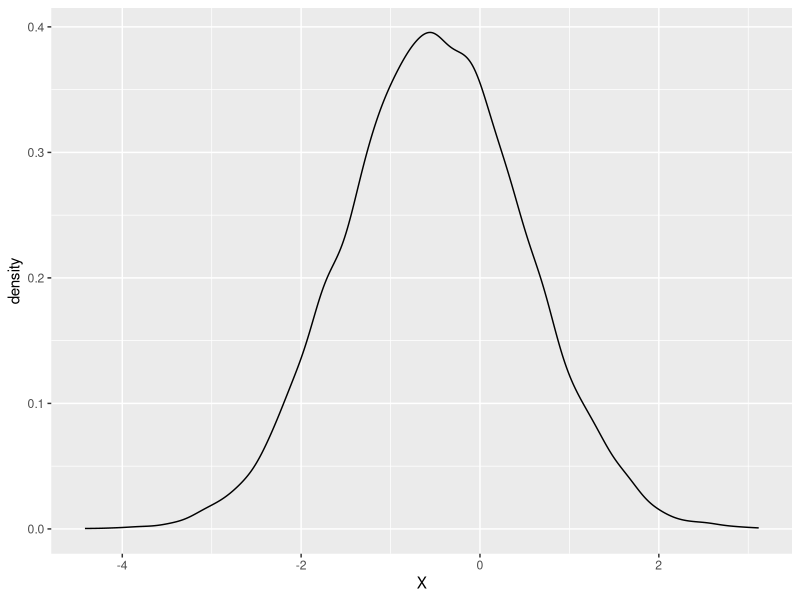
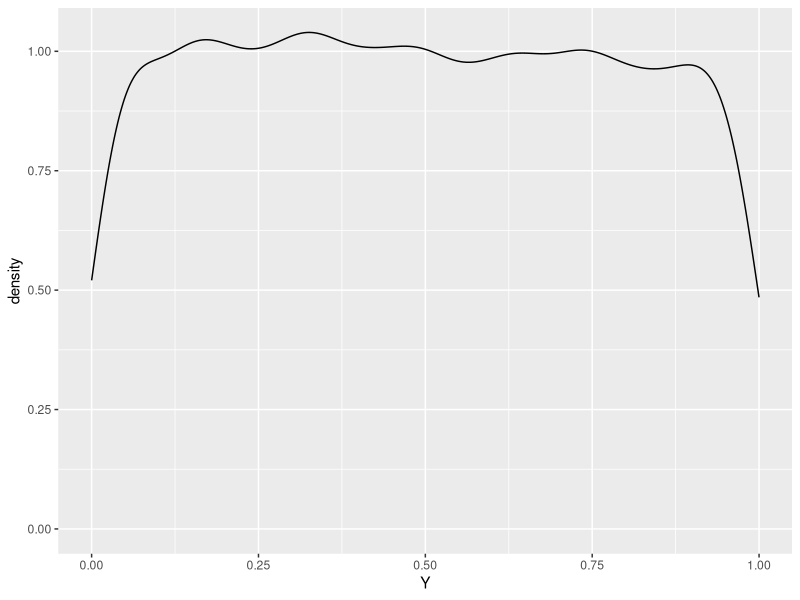
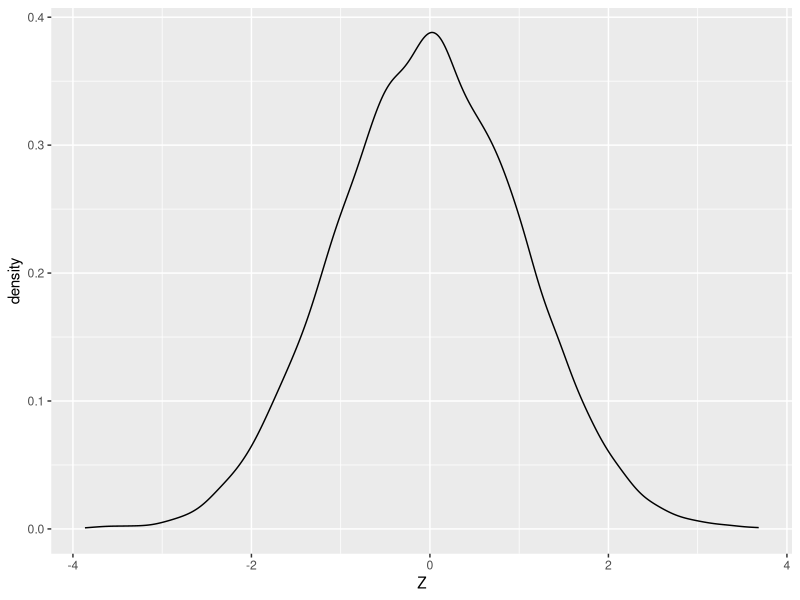

Write R code to recreate these figures, in order.
## ---- chunk 1
knitr::opts_chunk$set(echo = TRUE)
library(tidyverse)
library(magrittr)
## ---- chunk 2
yap <- tibble(
  w = 1:1000,
  X = case_when(
    w %% 2 == 0 ~ 0,
    w %% 3 == 0 ~ 1,
    TRUE        ~ 2
  )
)
E <- yap %>% 
  summarize(mean = mean(X))

yap_pdf <- yap %>% 
  count(X) %>% 
  mutate(p = n/nrow(yap),
         fxx = p * X ) %>% 
  summarize(E = sum(fxx))

yap %$% {
  mean(X)
}

integrand <- function(x) {
  x*dexp(x,2)
}

integrate(integrand,0,999)

## ---- chunk 3
dgp <- function(n){
tibble(
  X = rnorm(n,-0.5,1),
  Y = runif(n),
  Z = X+Y
)
}

yeet <- dgp(10000)
d_e <- dgp(100000) %>% 
  summarize(EX = mean(X),
            EY = mean(Y),
            EZ = mean(Z)) #they are additive inverses
Density <- function(df, ...){
  df %>% 
    ggplot() +
    geom_density(aes(x=...))
}

Density(yeet, X)
Density(yeet, Y)
Density(yeet, Z)
## ---- chunk 4
con <- dgp(10000) %>% 
  filter(Z==0) %>% 
  summarize(mean(X))

## ---- chunk 5
DGP1 <- function(n){
  tibble(
    X = runif(n),
    Y = rnorm(n,X)
  )
}

test <- DGP1(100)
yup1 <- DGP1(10000) %>% 
  group_by(round(X, 2)) %>% 
  summarize(mean = mean(Y))
